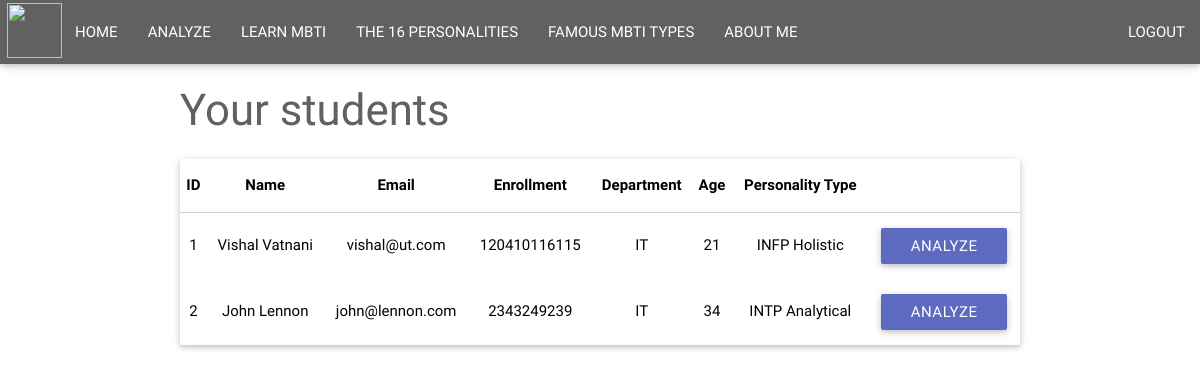
/analyze (signed in), run on an earlier commit of the app's database.
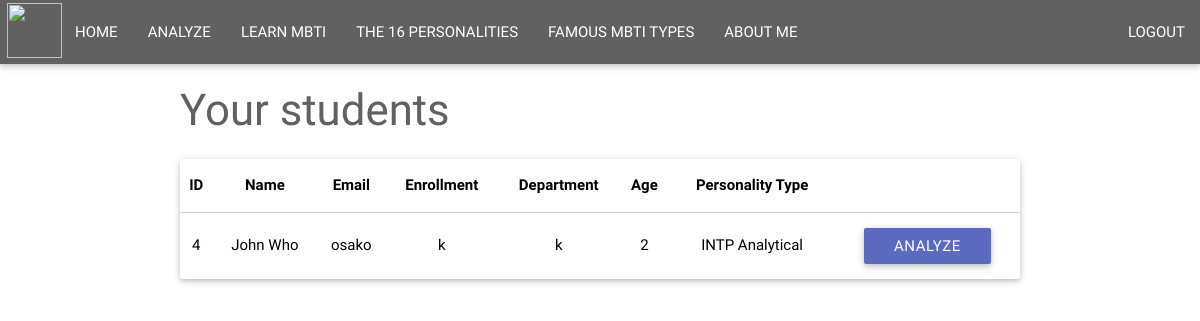
And on a later commit of the database.
### SACA.py (models this page shows, shortened)
class User(db.Model):
    id = db.Column(db.Integer, primary_key=True)
    username = db.Column(db.String(64), index=True, unique=True)
    email = db.Column(db.String(64), index=True, unique=True)
    password = db.Column(db.String(64), index=True, unique=False)
    basic_info = db.relationship("BasicInfo", uselist=False, backref="user", single_parent=True)
    personality_info = db.relationship("Personality", backref="personality", uselist =False, single_parent=True)

class BasicInfo(db.Model):
    __tablename__ = 'Basic Information'
    id = db.Column(db.Integer, db.ForeignKey(User.id), primary_key=True)
    first_name = db.Column(db.String(64), index=True, unique=False)
    last_name = db.Column(db.String(64), index=True, unique=False)
    gender = db.Column(db.String(8), index=True, unique=False)
    enrollment = db.Column(db.String(16), index=True, unique=True)
    department = db.Column(db.String(40), index=True, unique=False)
    age = db.Column(db.INTEGER, index=True, unique=False)
    CPI = db.Column(db.String(5), index=True, unique=False)
    backlogs = db.Column(db.INTEGER, index=True, unique=False)
    transport = db.Column(db.String(20), index=True, unique=False)
    fav_subjects = db.Column(db.String(128), index=True, unique=False)

class Personality(db.Model):
    __tablename__ = 'Personality Information'
    id = db.Column(db.INTEGER, db.ForeignKey(User.id), primary_key=True)
    personality_type = db.Column(db.String(5))
    personality_preference = db.Column(db.String(40))
    introvert = db.Column(db.String(50), unique=False)
    extrovert = db.Column(db.String(50), unique=False)
    sensing = db.Column(db.String(50), unique=False)
    intuition = db.Column(db.String(50), unique=False)
    thinking = db.Column(db.String(50), unique=False)
    feeling = db.Column(db.String(50), unique=False)
    judging = db.Column(db.String(50), unique=False)
    perceiving = db.Column(db.String(50), unique=False)

### SACA.py (the view)
@app.route('/analyze', methods=['GET'])
def analyze():
    if 'user' not in session:
        return redirect('/')
    elif 'user' in session:
        all_users = User.query.all()
        all_personality = Personality.query.all()
        '''
        for user in all_users:
            if user.basic_info is None:
                user.basic_info = 'N/A'
        '''
        return render_template('analyze.html',all_users = all_users, all_personality = all_personality)
    return redirect('/')

### templates/analyze.html
{% extends 'base.html' %}
{% block content_expanded %}
    <h3 class="grey-text text-darken-2">Your students</h3>
<div class="row">
	<div class="col m12">
		<div class="card black-text">
		<table class="centered responsive-table">
	        <thead>
	          <tr>
                  <th>ID</th>
                  <th>Name</th>
                  <th>Email</th>
                  <th>Enrollment</th>
                  <th>Department</th>
                  <th>Age</th>
                  <th>Personality Type</th>
	          </tr>
	        </thead>
	        <tbody>
            {% for user in all_users %}
                {% if user.basic_info is not none %}
	          <tr>
                  <td>{{ user.id }}</td>
                  <td>{{ user.basic_info.first_name.title()}} {{ user.basic_info.last_name.title() }}</td>
                  <td>{{ user.email }}</td>
                  <td>{{ user.basic_info.enrollment }}</td>
                  <td>{{ user.basic_info.department }}</td>
                  <td>{{ user.basic_info.age }}</td>
                  <td>
                        {{user.personality_info.personality_type  }}
                        {{user.personality_info.personality_preference  }}
                  </td>
                  <td>
                      <a href="{{ url_for('analysis',user_name = user.username)}}">
                      <div class="btn indigo lighten-1">Analyze</div>
                      </a>
                  </td>
	          </tr>
                {% endif %}
            {% endfor %}
	        </tbody>
        </table>
  		</div>
	</div>
</div>
{% endblock %}

### templates/base.html (shortened to what this page needs)
<!DOCTYPE html>
<html lang="en">
<head>
     <link type="text/css" rel="stylesheet" href="{{ url_for('static',filename = 'css/materialize.min.css')}}" media="screen,projection">
    <nav class="grey darken-2" role="navigation">
        <img id="logo-container" src="{{ url_for('static',filename='enso.png') }}" class="brand-logo" height="55" width="55"
        style="margin-top:0.25%;margin-left: 0.55%"/>
      <ul class="left hide-on-med-and-down">
          {% if 'user' in session %}
          <li><a href="#"></a></li>
          <li><a href="#"></a></li>
          <li><a href="{{ url_for('index')}}">HOME</a></li>
          <li><a href="{{ url_for('analyze')}}">ANALYZE</a></li>
          <li><a href="#">LEARN MBTI</a></li>
          <li><a href="#">THE 16 PERSONALITIES</a></li>
          <li><a href="#">FAMOUS MBTI TYPES</a></li>
          <li><a href="{{ url_for('about')}}">ABOUT ME</a></li>
      </ul>
        <ul class="right hide-on-med-and-down">
        <li><a href="{{ url_for('logout') }}">LOGOUT</a></li>
        </ul>
        {% elif 'user' not in session %}
               <li><a href="#"></a></li>
                <li><a href="#"></a></li>
                  <li><a href="{{ url_for('login') }}">LOGIN</a></li>
              <li><a href="{{ url_for('about') }}">ABOUT ME</a></li>
        {% endif %}
  </nav>
</head>
<body>
<div class="container">
{% block content_expanded %}
{% endblock %}
</div>
</body>
</html>

What changed in the data, as far as the page shows it:
no longer on this page (row edited): User: id "1", basic_info.first_name "Vishal", basic_info.last_name "Vatnani", email "vishal@ut.com", basic_info.enrollment "120410116115", basic_info.department "IT", basic_info.age "21", personality_info.personality_type "INFP", personality_info.personality_preference "Holistic"
no longer on this page (row edited): User: id "2", basic_info.first_name "John", basic_info.last_name "Lennon", email "john@lennon.com", basic_info.enrollment "2343249239", basic_info.department "IT", basic_info.age "34", personality_info.personality_type "INTP", personality_info.personality_preference "Analytical"
added User: id "4", basic_info.first_name "John", basic_info.last_name "Who", email "osako", basic_info.enrollment "k", basic_info.department "k", basic_info.age "2", personality_info.personality_type "INTP", personality_info.personality_preference "Analytical"
